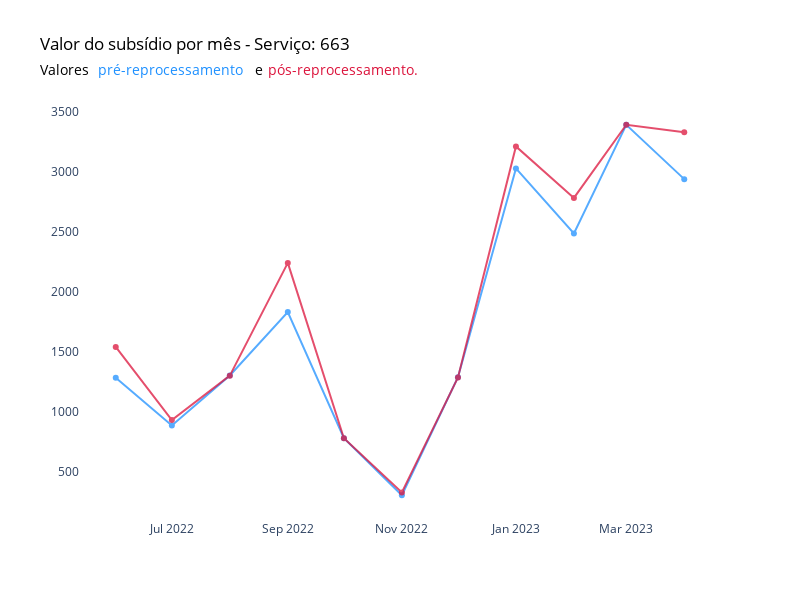

The notebook cell this image was saved under:
### Code cell
# Criar o gráfico de linha com plotly
fig = go.Figure()

# Adicionar a linha com pontos para tabela_subsidio_mes['valor_subsidio_pre']
fig.add_trace(go.Scatter(x=tabela_subsidio_mes['mes_ano'], y=tabela_subsidio_mes['valor_subsidio_pre'],
                         mode='lines+markers',
                         name='Valor do subsídio pré-reprocessamento',
                         marker=dict(color='dodgerblue'),
                         opacity=0.75))

# Adicionar a linha com pontos para tabela_subsidio_mes['valor_subsidio_pos']
fig.add_trace(go.Scatter(x=tabela_subsidio_mes['mes_ano'], y=tabela_subsidio_mes['valor_subsidio_pos'],
                         mode='lines+markers',
                         name='Valor do subsídio reprocessado',
                         marker=dict(color='crimson'),
                         opacity=0.75))

# Configurar layout e outros parâmetros do gráfico seguindo o design anterior
fig.update_layout(
    title=dict(text="Valor do subsídio por mês - Serviço: 663", font=dict(color='black')),
    showlegend=False,
    width=800,
    height=600,
    plot_bgcolor='white',
    xaxis=dict(showgrid=False, zeroline=False),
    yaxis=dict(showgrid=False, zeroline=False),
    # Adicionando anotações para o subtítulo com cores específicas
    annotations=[
        dict(
            x=-0.065,
            y=1.10,
            xref='paper',
            yref='paper',
            xanchor='left',
            text='Valores',
            showarrow=False,
            font=dict(color='black', size=14)
        ),
        dict(
            x=0.025,
            y=1.10,
            xref='paper',
            yref='paper',
            xanchor='left',
            text='pré-reprocessamento',
            showarrow=False,
            font=dict(color='dodgerblue', size=14)
        ),
        dict(
            x=0.27,
            y=1.10,
            xref='paper',
            yref='paper',
            xanchor='left',
            text='e',
            showarrow=False,
            font=dict(color='black', size=14)
        ),
        dict(
            x=0.29,
            y=1.10,
            xref='paper',
            yref='paper',
            xanchor='left',
            text='pós-reprocessamento.',
            showarrow=False,
            font=dict(color='crimson', size=14)
        )
    ]
)

fig.show()

### Figure 1 — Plotly figure (JSON) as saved in the notebook; plotly's stock layout.template omitted (floating-point values rounded to 4 significant figures)
{"data": [{"marker": {"color": "dodgerblue"}, "mode": "lines+markers", "name": "Valor do subsídio pré-reprocessamento", "opacity": 0.75, "type": "scatter", "x": ["2022-06", "2022-07", "2022-08", "2022-09", "2022-10", "2022-11", "2022-12", "2023-01", "2023-02", "2023-03", "2023-04"], "y": [1288.0, 889.3, 1306.0, 1834.0, 783.7, 308.4, 1292.0, 3031.0, 2489.0, 3394.0, 2942.0]}, {"marker": {"color": "crimson"}, "mode": "lines+markers", "name": "Valor do subsídio reprocessado", "opacity": 0.75, "type": "scatter", "x": ["2022-06", "2022-07", "2022-08", "2022-09", "2022-10", "2022-11", "2022-12", "2023-01", "2023-02", "2023-03", "2023-04"], "y": [1544.0, 934.7, 1305.0, 2244.0, 782.9, 331.9, 1290.0, 3214.0, 2785.0, 3395.0, 3333.0]}], "layout": {"annotations": [{"font": {"color": "black", "size": 14}, "showarrow": false, "text": "Valores", "x": -0.065, "xanchor": "left", "xref": "paper", "y": 1.1, "yref": "paper"}, {"font": {"color": "dodgerblue", "size": 14}, "showarrow": false, "text": "pré-reprocessamento", "x": 0.025, "xanchor": "left", "xref": "paper", "y": 1.1, "yref": "paper"}, {"font": {"color": "black", "size": 14}, "showarrow": false, "text": "e", "x": 0.27, "xanchor": "left", "xref": "paper", "y": 1.1, "yref": "paper"}, {"font": {"color": "crimson", "size": 14}, "showarrow": false, "text": "pós-reprocessamento.", "x": 0.29, "xanchor": "left", "xref": "paper", "y": 1.1, "yref": "paper"}], "height": 600, "plot_bgcolor": "white", "showlegend": false, "title": {"font": {"color": "black"}, "text": "Valor do subsídio por mês - Serviço: 663"}, "width": 800, "xaxis": {"showgrid": false, "zeroline": false}, "yaxis": {"showgrid": false, "zeroline": false}}}
